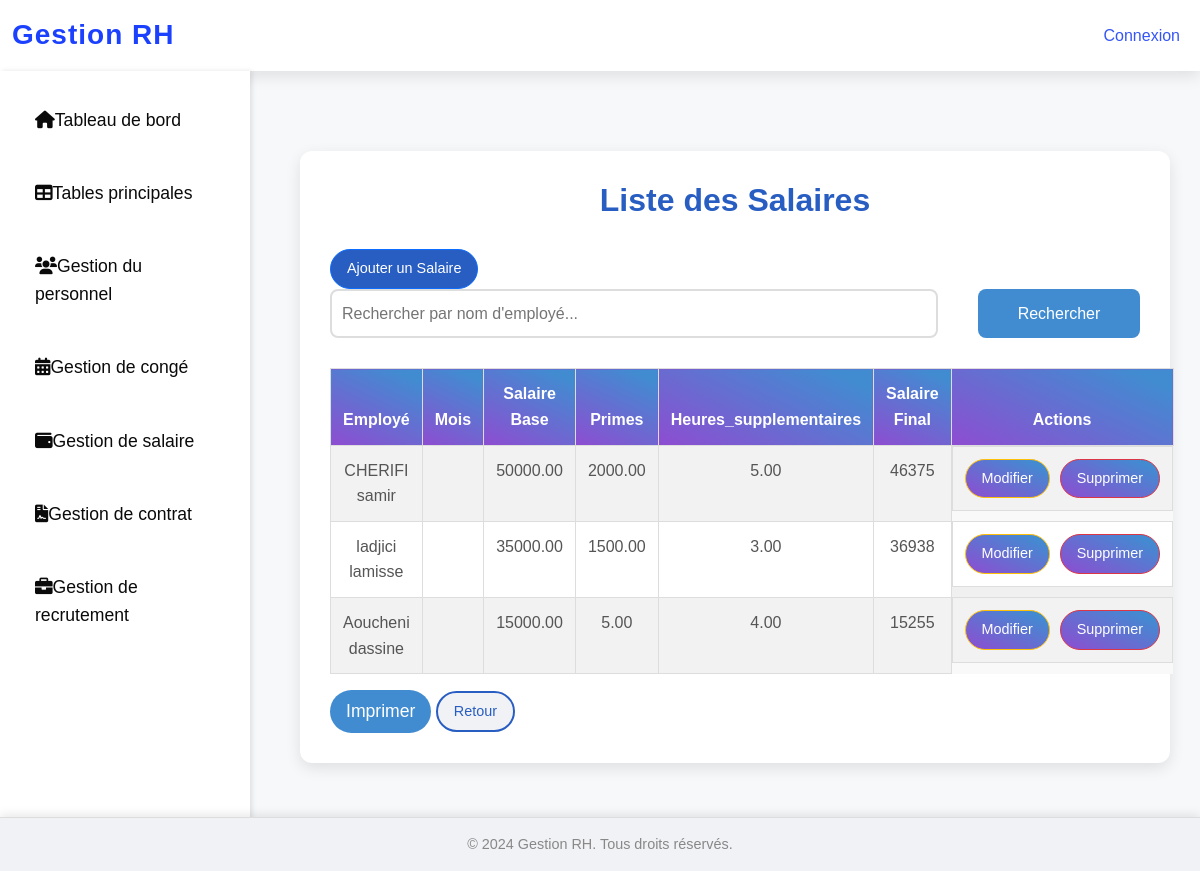
Screenshot of /gestion/salaires/ with the database file from the repository.
### gestion/models.py (models this page shows, shortened)
class Salaire(models.Model):
    employe = models.ForeignKey(Employe, on_delete=models.CASCADE)
    salaire_base = models.DecimalField(max_digits=10, decimal_places=2)
    primes = models.DecimalField(max_digits=10, decimal_places=2, default=0)
    heures_supplementaires = models.DecimalField(max_digits=10, decimal_places=2, default=0)
    def calculer_salaire_total(self):
      solde_conge = SoldeConge.objects.filter(employe=self.employe).first()
      deduction_sans_solde = 0
      if solde_conge:
         deduction_sans_solde = solde_conge.solde_utilise_sans_solde * (self.salaire_base / 30)
      return self.salaire_base + self.primes + (self.heures_supplementaires * (self.salaire_base / 240)) - deduction_sans_solde

class Employe(models.Model):
    user = models.OneToOneField(User, on_delete=models.CASCADE, related_name="employe", null=True, blank=True)
    code = models.CharField(max_length=10, unique=True)
    nom = models.CharField(max_length=50)
    prenom = models.CharField(max_length=50)
    daten = models.DateField(verbose_name="Date de Naissance")
    date_embauche = models.DateField(verbose_name="Date d'embauche")
    adresse = models.TextField()
    email = models.EmailField(unique=True)
    telephone = models.CharField(max_length=15, null=True, blank=True)
    departement = models.CharField(max_length=100)
    poste = models.CharField(max_length=100)

class SoldeConge(models.Model):
    employe = models.OneToOneField(Employe, on_delete=models.CASCADE)
    solde_annuel = models.DecimalField(max_digits=5, decimal_places=2, default=30)
    solde_maladie = models.DecimalField(max_digits=5, decimal_places=2, default=15)
    solde_maternite = models.DecimalField(max_digits=5, decimal_places=2, default=20)
    solde_sans_solde = models.DecimalField(max_digits=5, decimal_places=2, default=0)
    solde_utilise_annuel = models.DecimalField(max_digits=5, decimal_places=2, default=0)
    solde_utilise_maladie = models.DecimalField(max_digits=5, decimal_places=2, default=0)
    solde_utilise_maternite = models.DecimalField(max_digits=5, decimal_places=2, default=0)
    solde_utilise_sans_solde = models.DecimalField(max_digits=5, decimal_places=2, default=0)

### gestion/views.py (the view)
# urls.py: path('salaires/', views.gestion_salaires, name='gestion_salaires'),
def gestion_salaires(request):
    search_query = request.GET.get('search', '')
    salaires = Salaire.objects.filter(employe__nom__icontains=search_query) if search_query else Salaire.objects.all()
    return render(request, 'gestion_salaires/salaire_list.html', {'salaires': salaires})

### gestion/templates/gestion_salaires/salaire_list.html (shortened to what this page needs)
{% extends 'base.html' %}
    {% block content %}
    <div class="container">
        <h2>Liste des Salaires</h2>
        <a href="{% url 'ajouter_salaire' %}" class="btn btn-primary">Ajouter un Salaire</a>
        <form method="get" class="search-form">
            <input type="text" name="search" placeholder="Rechercher par nom d'employé..." value="{{ request.GET.search }}">
            <button type="submit" class="btn btn-secondary">Rechercher</button>
        </form>
        <table class="table table-striped">
            <thead>
                <tr>
                    <th>Employé</th>
                    <th>Mois</th>
                    <th>Salaire Base</th>
                    <th>Primes</th>
                    <th>Heures_supplementaires</th>
                    <th>Salaire Final</th>
                    <th>Actions</th>
                </tr>
            </thead>
            <tbody>
                {% for salaire in salaires %}
                <tr>
                    <td>{{ salaire.employe.nom }} {{ salaire.employe.prenom }}</td>
                    <td>{{ salaire.mois|date:"F Y" }}</td>
                    <td>{{ salaire.salaire_base }}</td>
                    <td>{{ salaire.primes }}</td>
                    <td>{{ salaire.heures_supplementaires }}</td>
                    <td>{{ salaire.calculer_salaire_total|floatformat:0 }}</td>
                    <td>
                        <a href="{% url 'modifier_salaire' salaire.id %}" class="btn btn-warning">Modifier</a>
                        <a href="{% url 'supprimer_salaire' salaire.id %}" class="btn btn-danger">Supprimer</a>
                    </td>
                </tr>
                {% empty %}
                <tr>
                    <td colspan="7">Aucun salaire trouvé.</td>
                </tr>
                {% endfor %}
            </tbody>
        </table>
        <button onclick="window.print()" class="btn btn-info">Imprimer</button>
        <a href="{% url 'gestion_tables' %}" class="btn btn-secondary">Retour</a>
    </div>
 </head>
    {% endblock %}

### gestion/templates/base.html (style rules this page uses)
* { margin: 0; padding: 0; box-sizing: border-box; font-family: 'Poppins', sans-serif; }
body { background-color: rgb(234, 234, 234); background-size: cover; background-repeat: no-repeat; background-position: center; height: 100vh; margin: 0; padding: 0; color: #131212; font-size: 16px; line-height: 1.6; }

### gestion/templates/gestion_salaires/salaire_list.html (style rules this page uses)
* { margin: 0; padding: 0; box-sizing: border-box; font-family: 'Poppins', sans-serif; }
body { background-color: #f7f8fa; color: #333; font-size: 16px; line-height: 1.6; }
.container { max-width: 1200px; margin-top: 50px; padding: 30px; background-color: #fff; box-shadow: 0 5px 15px rgba(0, 0, 0, 0.1); border-radius: 12px; }
h2 { font-size: 2rem; font-weight: 700; color: #285DC2; margin-bottom: 30px; text-align: center; }
.search-form { display: flex; justify-content: space-between; margin-bottom: 20px; gap: 10px; }
.search-form input { width: 75%; padding: 10px; font-size: 1rem; border: 2px solid #ddd; border-radius: 8px; }
.search-form button { width: 20%; padding: 10px; font-size: 1rem; color: white; background-color: #418cd1; border: none; border-radius: 8px; cursor: pointer; transition: background-color 0.3s ease; }
.table { width: 100%; margin-top: 30px; border-collapse: collapse; }
.table th, .table td { padding: 12px; text-align: center; border: 1px solid #ddd; }
.table th { background: linear-gradient(205.17deg, #418cd1 10.93%, #9c41d1 116.08%); color: white; font-weight: 700; }
.table-striped tbody tr:nth-child(odd) { background-color: #f9f9f9; }
.table-striped tbody tr:nth-child(even) { background-color: #f0f0f0; }
.table td { color: #555; }
.table td:last-child { display: flex; justify-content: center; gap: 10px; }
.btn { font-size: 0.9rem; padding: 8px 16px; border-radius: 25px; transition: all 0.3s ease; }
.btn-primary { background-color: #285DC2; color: white; }
.btn-secondary { background-color: #f0f2f5; color: #285DC2; border: 2px solid #285DC2; }
.btn-warning, .btn-danger { background: linear-gradient(205.17deg, #418cd1 10.93%, #9c41d1 116.08%); color: white; }
.btn-info { background-color: #418cd1; color: white; border: none; cursor: pointer; font-size: 1.1rem; }

### rows the page displays
Salaire: employe.nom "CHERIFI", employe.prenom "samir", salaire_base "50000.00", primes "2000.00", heures_supplementaires "5.00", calculer_salaire_total "46375"
Salaire: employe.nom "ladjici", employe.prenom "lamisse", salaire_base "35000.00", primes "1500.00", heures_supplementaires "3.00", calculer_salaire_total "36938"
Salaire: employe.nom "Aoucheni", employe.prenom "dassine", salaire_base "15000.00", primes "5.00", heures_supplementaires "4.00", calculer_salaire_total "15255"
